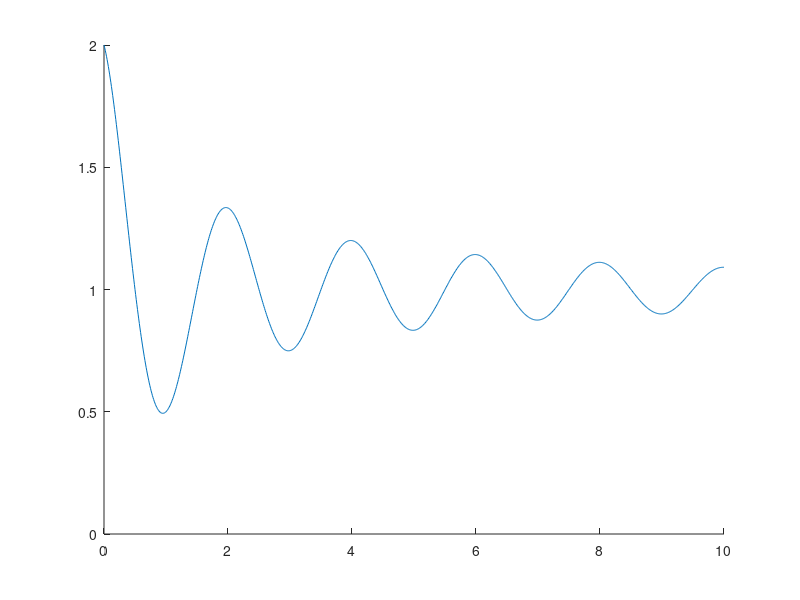

Reproduce this figure in MATLAB. (Note: this script raises an error after producing the figure.)
f = @(x) 1 + cos(pi * x) ./ (1 + x);

% plotuim functia
x = 0:0.01:10;
hold on
plot(x, f(x))

x = [0:0.5:10];
X = [0:0.01:10];

Y = LAGRANGE(x, f(x), X);

plot(X, Y, 'r')